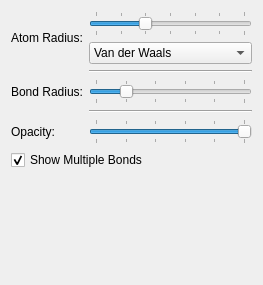
<?xml version="1.0" encoding="UTF-8"?>
<ui version="4.0">
 <class>BSDYSettingsWidget</class>
 <widget class="QWidget" name="BSDYSettingsWidget">
  <property name="geometry">
   <rect>
    <x>0</x>
    <y>0</y>
    <width>263</width>
    <height>285</height>
   </rect>
  </property>
  <layout class="QVBoxLayout" name="verticalLayout">
   <item>
    <layout class="QGridLayout" name="gridLayout">
     <item row="0" column="0" rowspan="2">
      <widget class="QLabel" name="atomRadiusLabel">
       <property name="text">
        <string>Atom Radius:</string>
       </property>
      </widget>
     </item>
     <item row="0" column="2">
      <widget class="QSlider" name="atomRadiusSlider">
       <property name="minimum">
        <number>5</number>
       </property>
       <property name="maximum">
        <number>65</number>
       </property>
       <property name="pageStep">
        <number>10</number>
       </property>
       <property name="value">
        <number>25</number>
       </property>
       <property name="orientation">
        <enum>Qt::Horizontal</enum>
       </property>
       <property name="tickPosition">
        <enum>QSlider::TicksBothSides</enum>
       </property>
      </widget>
     </item>
     <item row="5" column="0">
      <widget class="QLabel" name="bondRadiusLabel">
       <property name="text">
        <string>Bond Radius:</string>
       </property>
      </widget>
     </item>
     <item row="5" column="2">
      <widget class="QSlider" name="bondRadiusSlider">
       <property name="minimum">
        <number>1</number>
       </property>
       <property name="maximum">
        <number>6</number>
       </property>
       <property name="pageStep">
        <number>1</number>
       </property>
       <property name="value">
        <number>2</number>
       </property>
       <property name="orientation">
        <enum>Qt::Horizontal</enum>
       </property>
       <property name="tickPosition">
        <enum>QSlider::TicksBothSides</enum>
       </property>
      </widget>
     </item>
     <item row="8" column="0">
      <widget class="QLabel" name="opacitySliderLabel">
       <property name="text">
        <string>Opacity:</string>
       </property>
      </widget>
     </item>
     <item row="8" column="2">
      <widget class="QSlider" name="opacitySlider">
       <property name="minimum">
        <number>0</number>
       </property>
       <property name="maximum">
        <number>20</number>
       </property>
       <property name="singleStep">
        <number>1</number>
       </property>
       <property name="pageStep">
        <number>2</number>
       </property>
       <property name="value">
        <number>20</number>
       </property>
       <property name="sliderPosition">
        <number>20</number>
       </property>
       <property name="orientation">
        <enum>Qt::Horizontal</enum>
       </property>
       <property name="invertedAppearance">
        <bool>false</bool>
       </property>
       <property name="tickPosition">
        <enum>QSlider::TicksBothSides</enum>
       </property>
       <property name="tickInterval">
        <number>4</number>
       </property>
      </widget>
     </item>
     <item row="1" column="2">
      <widget class="QComboBox" name="combo_radius">
       <property name="sizePolicy">
        <sizepolicy hsizetype="Expanding" vsizetype="Fixed">
         <horstretch>0</horstretch>
         <verstretch>0</verstretch>
        </sizepolicy>
       </property>
       <property name="minimumSize">
        <size>
         <width>0</width>
         <height>0</height>
        </size>
       </property>
       <property name="currentIndex">
        <number>1</number>
       </property>
       <item>
        <property name="text">
         <string>Covalent</string>
        </property>
       </item>
       <item>
        <property name="text">
         <string>Van der Waals</string>
        </property>
       </item>
      </widget>
     </item>
     <item row="2" column="2">
      <widget class="Line" name="line">
       <property name="orientation">
        <enum>Qt::Horizontal</enum>
       </property>
      </widget>
     </item>
     <item row="6" column="2">
      <widget class="Line" name="line_2">
       <property name="orientation">
        <enum>Qt::Horizontal</enum>
       </property>
      </widget>
     </item>
    </layout>
   </item>
   <item>
    <widget class="QCheckBox" name="showMulti">
     <property name="text">
      <string>Show Multiple Bonds</string>
     </property>
     <property name="checked">
      <bool>true</bool>
     </property>
    </widget>
   </item>
   <item>
    <spacer name="verticalSpacer">
     <property name="orientation">
      <enum>Qt::Vertical</enum>
     </property>
     <property name="sizeHint" stdset="0">
      <size>
       <width>20</width>
       <height>40</height>
      </size>
     </property>
    </spacer>
   </item>
  </layout>
 </widget>
 <resources/>
 <connections/>
</ui>
